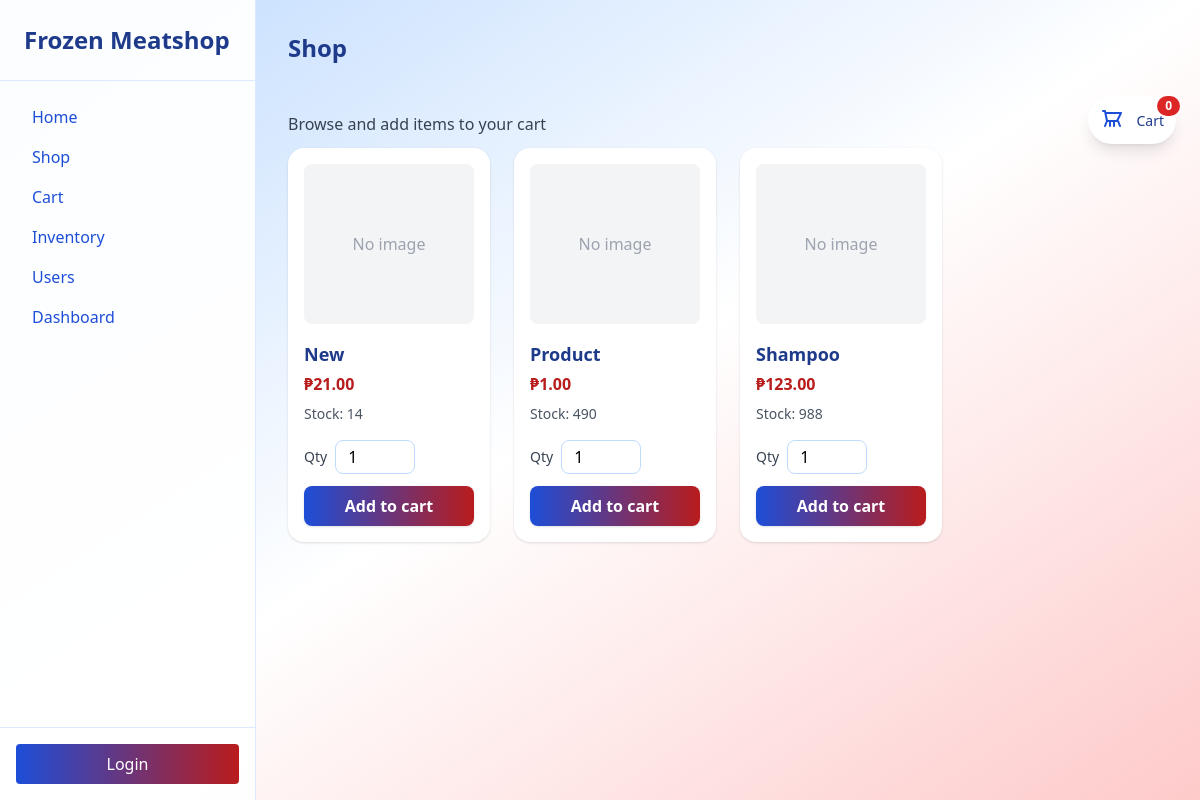
The app's page /shop, older data.
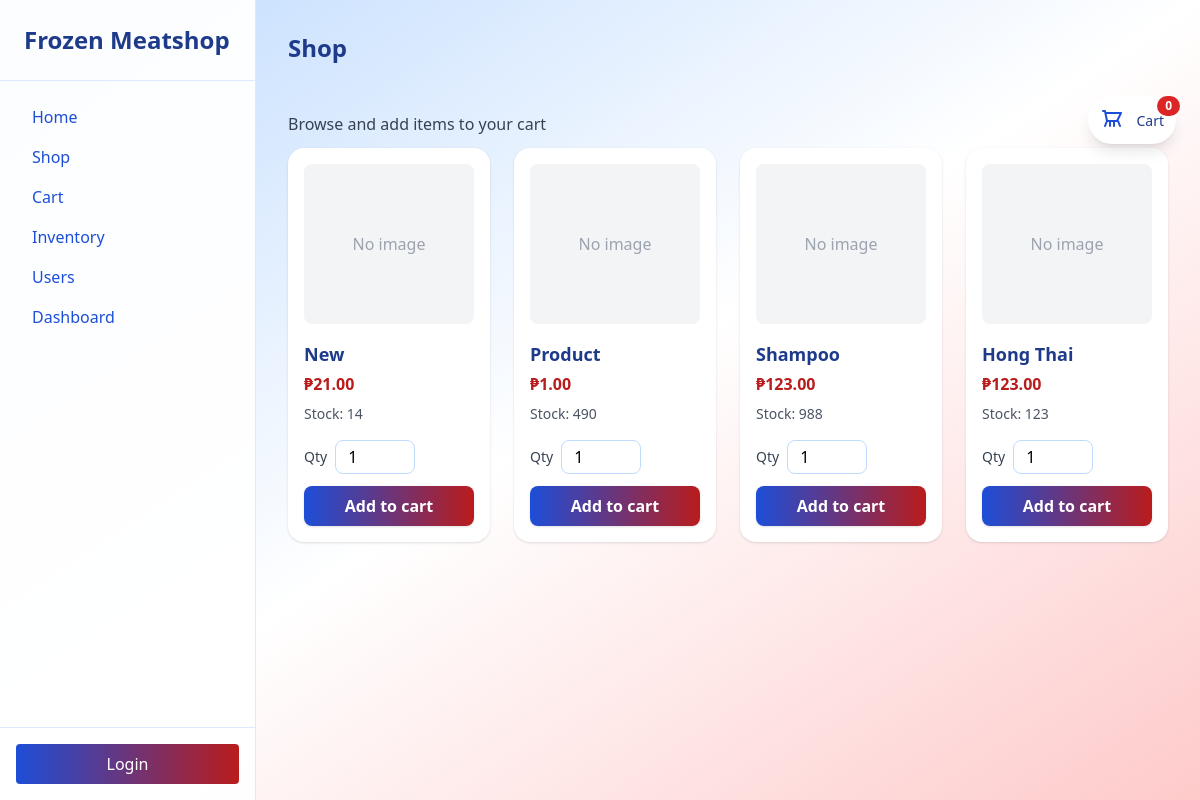
The same page, newer data.
### tables this page shows
CREATE TABLE products (product_id INTEGER PRIMARY KEY AUTOINCREMENT, product_name TEXT NOT NULL, price REAL NOT NULL, stock INTEGER DEFAULT 0, created_at DATETIME DEFAULT CURRENT_TIMESTAMP, product_picture_path TEXT);

### src/Views.php (called while the page is built, shortened)
<?php
class Views
{
    public static function render(string $viewFileName, array $data = []): void
    {
        extract($data);
        $cwd = getcwd();
        include $cwd . "/src/views/{$viewFileName}";
        return;
    }
}

### src/controllers/ProductController.php (called while the page is built, shortened)
<?php
class ProductController
{
    public function index()
    {
        $productModel = new Product();
        $products = $productModel->getAll();
        $formatter = new NumberFormatter('en_PH', NumberFormatter::CURRENCY);
        $products = array_map(function ($product) use ($formatter) {
            $formattedPrice = $formatter->formatCurrency($product['price'], 'PHP');
            return array_merge($product, ['price' => $formattedPrice, 'product_name' => ucfirst($product['product_name'])]);
        }, $products);
        $products = array_filter($products, function ($product) {
            return $product['stock'] > 0;
        });
        Views::render('shop.php', ['products' => $products]);
    }
}

### index.php (called while the page is built, shortened)
<?php
$router = new router();
$router->get('/login', [auth_controller::class, 'showLoginForm']);
$router->get('/signup', [auth_controller::class, 'signup']);
$router->get('/dashboard', [DashboardController::class, 'index']);
$router->get('/inventory', [DashboardController::class, 'inventory']);
$router->get('/add-user', [UserController::class, 'show']);
$router->get('/', [LandingController::class, 'index']);
$router->get('/error', [LandingController::class, 'error']);
$router->get('/users', [UserController::class, 'index']);
$router->get('/users/delete', [UserController::class, 'indexDestroy']);
$router->get('/users/edit', [UserController::class, 'indexEdit']);
$router->get('/shop', [ProductController::class, 'index']);
$router->get('/cart', [CartController::class, 'index']);
$router->get('/sales', [DashboardController::class, 'sales']);
$router->get('/sales/data', [ProductController::class, 'sales']);
$router->post('/cart/checkout', [CartController::class, 'checkout']);
$router->post('/cart/remove', [CartController::class, 'removeCartItem']);
$router->post('/cart/add', [ProductController::class, 'addCart']);
$router->post('/delete/user', [UserController::class, 'destroy']);
$router->post('/edit/user', [UserController::class, 'update']);
$router->post('/signin', [auth_controller::class, 'signin']);
$router->post('/signup', [auth_controller::class, 'register']);
$router->post('/add-product', [ProductController::class, 'store']);
$router->post('/edit-product', [ProductController::class, 'update']);
$router->post('/delete-product', [ProductController::class, 'destroy']);
$router->post('/add-user', [UserController::class, 'store']);
$router->post('/logout', [auth_controller::class, 'logout']);
$router->dispatch();

### src/models/db.php (called while the page is built, shortened)
<?php
class DB
{
    private $database;
    public function __construct($dbFile = "./../../database/database.db")
    {
        try {
            $cwd = getcwd();
            $dbFile = $cwd . '/database/database.db';
            $this->database = new \PDO("sqlite:" . $dbFile);
            $this->database->setAttribute(PDO::ATTR_ERRMODE, PDO::ERRMODE_EXCEPTION);
        } catch (Exception $e) {
            die("Database connection failed: " .  $e->getMessage());
        }
    }
    public function getConnection(): PDO
    {
        return $this->database;
    }
}

### src/models/Product.php (called while the page is built, shortened)
<?php
class Product
{
    public $table = 'products';
    private $dbConnection;
    public function __construct()
    {
        $this->dbConnection = (new DB())->getConnection();
    }
    public function getAll()
    {
        $result = $this->dbConnection->query("SELECT * FROM {$this->table}");
        return $result->fetchAll(PDO::FETCH_ASSOC);
    }
}

### src/Session.php (called while the page is built, shortened)
<?php
class Session {
    public static function get(string $key) {
        return $_SESSION[$key] ?? null;
    }
}

### src/views/shop.php (the view, shortened to what this page needs)
<?php
require_once __DIR__ . '/../Session.php';
$cartCount = 0;
?>
    <div class="py-6">
        <div class="mb-3 text-gray-700">Browse and add items to your cart</div>
        <a href="/cart" class="fixed right-6 top-24 z-40 bg-white shadow-lg rounded-full p-3 flex items-center space-x-3 hover:scale-105 transform transition" aria-label="Open cart">
            <svg class="w-6 h-6 text-blue-700" fill="none" stroke="currentColor" stroke-width="2" viewBox="0 0 24 24" aria-hidden="true"><path stroke-linecap="round" stroke-linejoin="round" d="M3 3h2l.4 2M7 13h10l4-8H5.4M7 13L5.4 5M7 13l-2 5m5-5v5m4-5v5m4-5l2 5"/></svg>
            <div class="relative">
                <span class="text-sm font-medium text-blue-900">Cart</span>
                <span class="absolute -top-3 -right-4 inline-flex items-center justify-center px-2 py-1 text-xs font-bold leading-none text-white bg-red-600 rounded-full"><?php echo (int)$cartCount; ?></span>
            </div>
        </a>
        <?php if (!isset($products) || count($products) === 0): ?>
            <div class="w-full py-12">
                <div class="max-w-3xl mx-auto bg-white/80 backdrop-blur-sm rounded-2xl shadow-lg p-10 text-center">
                    <svg class="mx-auto mb-6 w-20 h-20 text-red-600" fill="none" stroke="currentColor" stroke-width="1.5" viewBox="0 0 24 24" aria-hidden="true"><path stroke-linecap="round" stroke-linejoin="round" d="M3 7h18M5 7v10a2 2 0 002 2h10a2 2 0 002-2V7M8 3v4M16 3v4"/></svg>
                    <h2 class="text-2xl font-extrabold text-blue-900 mb-2">No products available</h2>
                    <p class="text-gray-600 mb-6">We're sorry — we don't have any products in the shop right now. Check back later or contact support if you need immediate assistance.</p>
                    <div class="flex items-center justify-center space-x-3">
                        <a href="/shop" class="inline-flex items-center px-4 py-2 bg-gradient-to-r from-blue-700 to-red-700 text-white rounded-lg font-semibold">Refresh</a>
                        <a href="mailto:support@example.com" class="inline-flex items-center px-4 py-2 border border-blue-200 text-blue-700 rounded-lg">Contact Support</a>
                    </div>
                </div>
            </div>
        <?php else: ?>
            <div class="grid grid-cols-1 sm:grid-cols-2 md:grid-cols-3 lg:grid-cols-4 gap-6">
                <?php foreach ($products as $p): ?>
                    <?php if ($p['stock'] > 0):?>
                        <div class="bg-white rounded-2xl shadow p-4 flex flex-col">
                            <div class="h-40 w-full rounded-lg overflow-hidden bg-gray-100 flex items-center justify-center mb-4">
                                <?php if (!is_null($p['product_picture_path'])): ?>
                                    <img src="<?php echo htmlspecialchars($p['product_picture_path']); ?>" alt="<?php echo htmlspecialchars($p['product_name']); ?>" class="h-full object-cover">
                                <?php else: ?>
                                    <div class="text-gray-400">No image</div>
                                <?php endif; ?>
                            </div>
                            <h3 class="text-lg font-semibold text-blue-900 mb-1"><?php echo htmlspecialchars($p['product_name']); ?></h3>
                            <p class="text-red-700 font-bold mb-2"><?php echo htmlspecialchars($p['price']); ?></p>
                            <p class="text-sm text-gray-600 mb-4">Stock: <?php echo htmlspecialchars($p['stock']); ?></p>
                            <form action="/cart/add" method="POST" class="mt-auto">
                                <div class="flex items-center space-x-2 mb-3">
                                    <label class="text-sm text-gray-700">Qty</label>
                                    <input type="number" name="quantity" value="1" min="1" max="<?php echo max(1, (int)$p['stock']); ?>" class="w-20 px-3 py-1 border border-blue-200 rounded-lg focus:outline-none">
                                </div>
                                <button type="submit" class="w-full bg-gradient-to-r from-blue-700 to-red-700 text-white px-4 py-2 rounded-lg font-bold shadow hover:from-blue-900 hover:to-red-800 transition">Add to cart</button>
                            </form>
                        </div>
                    <?php endif; ?>
                <?php endforeach; ?>
            </div>
        <?php endif; ?>
    </div>
<?php
$content = ob_get_clean();
$pageTitle = 'Shop';
require __DIR__ . '/layout.php';

### src/router.php (shortened to what this page needs)
<?php
class router
{
    private array $routes = [];
    public function get(string $path, array $handler)
    {
        $this->routes['GET'][$path] = $handler;
    }
    public function post(string $path, array $handler)
    {
        $this->routes['POST'][$path] = $handler;
    }
    public function dispatch()
    {
        $method = $_SERVER['REQUEST_METHOD'];
        $path = parse_url($_SERVER['REQUEST_URI'], PHP_URL_PATH);
        $handler = $this->routes[$method][$path] ?? null;
        if ($handler && is_array($handler) && count($handler) === 2) {
            [$class, $methodName] = $handler;
            if (class_exists($class) && method_exists($class, $methodName)) {
                $controller = new $class();
                $controller->$methodName();
                return;
            }
        }
    }
}

### src/views/layout.php (shortened to what this page needs)
<?php
$currentUser = Session::get('user')['username'] ?? null;
?>
<!DOCTYPE html>
<html lang="en">
<head>
    <script src="https://cdn.tailwindcss.com"></script>
</head>
<body class="min-h-screen bg-gradient-to-br from-blue-200 via-white to-red-200 flex">
    <aside class="w-64 bg-white bg-opacity-95 border-r border-blue-100 hidden md:flex flex-col h-screen sticky top-0 flex-shrink-0">
        <div class="p-6 border-b border-blue-100">
            <h2 class="text-2xl font-bold text-blue-900">Frozen Meatshop</h2>
        </div>
        <nav class="flex-1 p-4">
            <a href="/" class="block px-4 py-2 rounded hover:bg-blue-50 text-blue-700 font-medium">Home</a>
            <a href="/shop" class="block px-4 py-2 rounded hover:bg-blue-50 text-blue-700 font-medium">Shop</a>
            <a href="/cart" class="block px-4 py-2 rounded hover:bg-blue-50 text-blue-700 font-medium">Cart</a>
            <a href="/inventory" class="block px-4 py-2 rounded hover:bg-blue-50 text-blue-700 font-medium">Inventory</a>
            <a href="/users" class="block px-4 py-2 rounded hover:bg-blue-50 text-blue-700 font-medium">Users</a>
            <a href="/dashboard" class="block px-4 py-2 rounded hover:bg-blue-50 text-blue-700 font-medium">Dashboard</a>
        </nav>
        <div class="p-4 border-t border-blue-100">
            <?php if ($currentUser): ?>
                <form action="/logout" method="POST"><button class="w-full text-left text-sm text-red-700 font-bold">Logout</button></form>
            <?php else: ?>
                <a href="/login" class="w-full inline-block text-center bg-gradient-to-r from-blue-700 to-red-700 text-white px-4 py-2 rounded">Login</a>
            <?php endif; ?>
        </div>
    </aside>
    <div class="flex-1 min-h-screen flex flex-col">
    <main class="p-8 flex-1 overflow-auto">
            <?php if (!empty($pageTitle)): ?>
                <div class="mb-6 flex items-center justify-between">
                    <h1 class="text-2xl font-extrabold text-blue-900"><?php echo htmlspecialchars($pageTitle); ?></h1>
                </div>
            <?php endif; ?>
            <div class="max-w-7xl mx-auto">
                <?php echo $content ?? ''; ?>
            </div>
        </main>
</body>
</html>

### src/views/layout.php (style rules this page uses)
body { background:linear-gradient(135deg,#e3f2fd 0%,#b3e5fc 60%,#b71c1c 100%); }

Row changes from the older to the newer data that the page shows:
added products: shows "No image", product_name "Hong Thai", price "₱123.00", stock "123"
